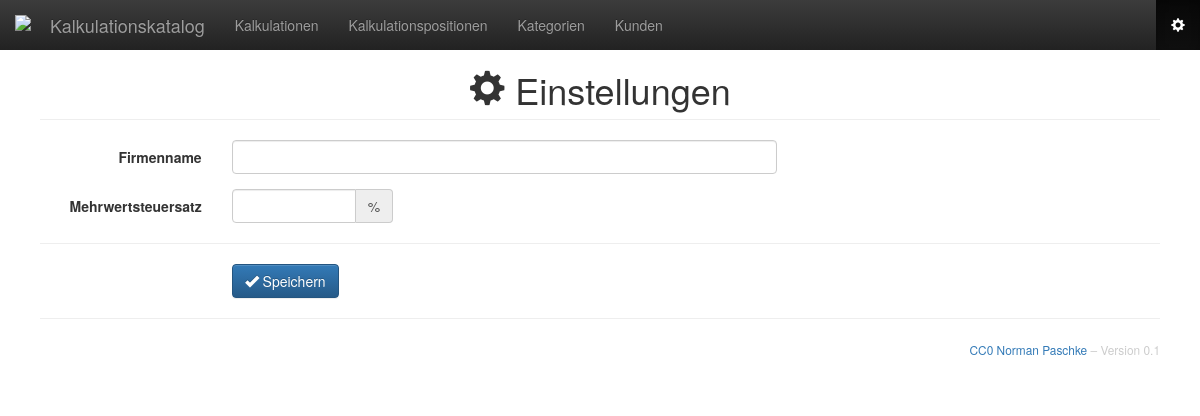
/?controller=company&action=show, run on an earlier commit of the app's database.
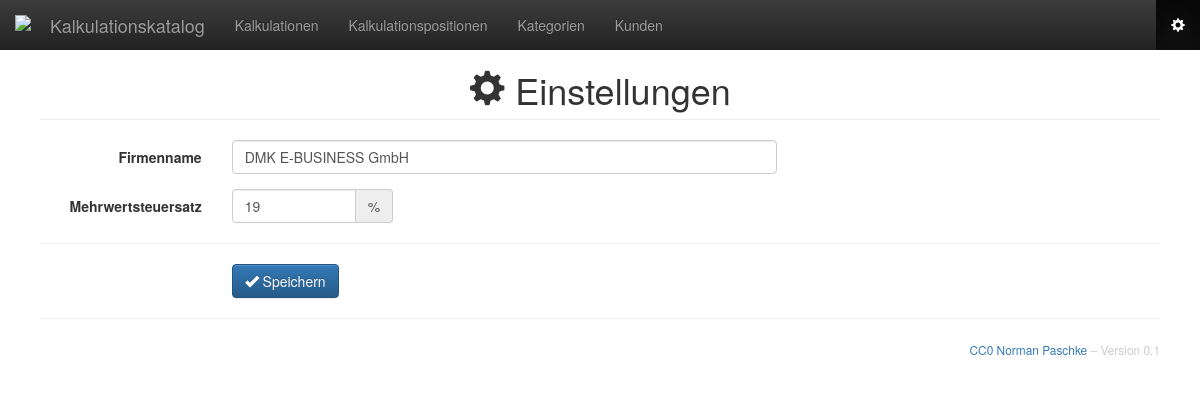
And on a later commit of the database.
### tables this page shows
CREATE TABLE `company` (
  `id` int(6) unsigned NOT NULL auto_increment,
  `name` varchar(128) NOT NULL,
  `taxrate` int(3) unsigned NOT NULL,
  PRIMARY KEY (`id`)
);

### index.php (called while the page is built, shortened)
<?php
if (isset($_GET['controller']) && isset($_GET['action'])) {
	$controller = $_GET['controller'];
} else {
	$controller = 'pages';
	$action     = 'home';
}
require_once "Classes/Views/layout.php";

### Classes/Controllers/company.controller.php (called while the page is built)
<?php
class CompanyController {
	public function show() {
		$company = Company::show();
		require_once "Classes/Views/showCompany.php";
	}
}
?>

### Classes/Models/company.model.php (called while the page is built, shortened)
<?php
class Company {
	public static function show() {
		global $db;
		$id = 1;
		$st = $db->prepare("SELECT * FROM company WHERE id=:id");
		$st->execute(array('id' => $id));
		$st->setFetchMode(PDO::FETCH_CLASS, "Company");
		$company = $st->fetch();
		return $company;
	}
}
?>

### Classes/Views/showCompany.php (the view, shortened to what this page needs)
<?php echo pageHeader('Einstellungen', 'glyphicon-cog') ?>
<form class="form-horizontal" action="/?controller=company&action=show&id=<?php echo $company->id ?>" method="POST">
	<div class="form-group">
		<label class="col-sm-3 col-lg-2 control-label" for="companyName">Firmenname</label>
		<div class="col-sm-8 col-lg-6">
			<input id="companyName" name="name" class="form-control" type="text" value="<?php echo $company->name ?>" />
		</div>
	</div>
	<div class="form-group">
		<label class="col-sm-3 col-lg-2 control-label" for="companyTaxrate">Mehrwertsteuersatz</label>
		<div class="col-sm-5 col-lg-2">
			<div class="input-group">
				<input id="companyTaxrate" name="taxrate" class="form-control" type="text" value="<?php echo $company->taxrate ?>" />
				<div class="input-group-addon">%</div>
			</div>
		</div>
	</div>
	<hr>
	<div class="form-group">
		<div class="col-sm-8 col-md-5 col-lg-3 col-sm-offset-3 col-lg-offset-2">
			<button type="submit" class="btn btn-primary"><span class="glyphicon glyphicon-ok"></span> Speichern</button>
		</div>
	</div>
</form>

### Classes/Views/navigation.php (shortened to what this page needs)
<nav class="navbar navbar-inverse navbar-fixed-top">
	<div class="container-fluid">
		<div class="navbar-header">
			<a class="navbar-brand" href="/"><img alt="DMK" src="/Resources/Public/Images/dmk_e-business_logo.png" width="20" height="20"/></a>
			<a class="navbar-brand" href="/"><?php echo $GLOBALS['defaultTitle']?></a>
		</div>
		<div class="collapse navbar-collapse" id="navbar-collapse-1">
			<ul class="nav navbar-nav">
				<li <?php if($controller == 'calculation') echo 'class="active"' ?>>
					<a href="/?controller=calculation&action=index">Kalkulationen</a>
				</li>
				<li <?php if($controller == 'item') echo 'class="active"' ?>>
					<a href="/?controller=item&action=index">Kalkulations&shy;positionen</a>
				</li>
				<li <?php if($controller == 'category') echo 'class="active"' ?>>
					<a href="/?controller=category&action=index">Kategorien</a>
				</li>
				<li <?php if($controller == 'customer') echo 'class="active"' ?>>
					<a href="/?controller=customer&action=index">Kunden</a>
				</li>
			</ul>
			<ul class="nav navbar-nav navbar-right">
				<li <?php if($controller == 'company') echo 'class="active"' ?>>
					<a href="/?controller=company&action=show"><span class="glyphicon glyphicon-cog" title="Einstellungen"></span></a>
				</li>
			</ul>
		</div>
	</div>
</nav>

What changed in the data, as far as the page shows it:
added company: name "DMK E-BUSINESS GmbH", taxrate "19"
